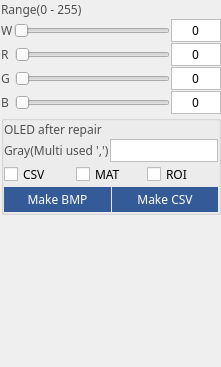
    <widget class="QWidget" name="tab_2">
     <attribute name="title">
      <string>CIM Commu</string>
     </attribute>
     <layout class="QVBoxLayout" name="verticalLayout_12">
      <property name="spacing">
       <number>1</number>
      </property>
      <property name="leftMargin">
       <number>1</number>
      </property>
      <property name="topMargin">
       <number>1</number>
      </property>
      <property name="rightMargin">
       <number>0</number>
      </property>
      <property name="bottomMargin">
       <number>0</number>
      </property>
      <item>
       <layout class="QVBoxLayout" name="verticalLayout_11">
        <item>
         <widget class="QLabel" name="labelRange">
          <property name="minimumSize">
           <size>
            <width>0</width>
            <height>0</height>
           </size>
          </property>
          <property name="font">
           <font>
            <family>微软雅黑</family>
            <pointsize>9</pointsize>
            <weight>50</weight>
            <bold>false</bold>
           </font>
          </property>
          <property name="layoutDirection">
           <enum>Qt::LeftToRight</enum>
          </property>
          <property name="styleSheet">
           <string notr="true">color: rgb(80, 80, 80);</string>
          </property>
          <property name="text">
           <string>Range(0 - 255)</string>
          </property>
         </widget>
        </item>
        <item>
         <layout class="QHBoxLayout" name="horizontalLayout_25">
          <item>
           <widget class="QLabel" name="label_PanelID_18">
            <property name="minimumSize">
             <size>
              <width>0</width>
              <height>0</height>
             </size>
            </property>
            <property name="font">
             <font>
              <family>微软雅黑</family>
              <pointsize>9</pointsize>
              <weight>50</weight>
              <bold>false</bold>
             </font>
            </property>
            <property name="layoutDirection">
             <enum>Qt::LeftToRight</enum>
            </property>
            <property name="styleSheet">
             <string notr="true">color: rgb(80, 80, 80);</string>
            </property>
            <property name="text">
             <string>W</string>
            </property>
           </widget>
          </item>
          <item>
           <widget class="QSlider" name="hSliderW">
            <property name="sizePolicy">
             <sizepolicy hsizetype="Expanding" vsizetype="Expanding">
              <horstretch>0</horstretch>
              <verstretch>0</verstretch>
             </sizepolicy>
            </property>
            <property name="font">
             <font>
              <family>微软雅黑</family>
             </font>
            </property>
            <property name="maximum">
             <number>255</number>
            </property>
            <property name="pageStep">
             <number>5</number>
            </property>
            <property name="orientation">
             <enum>Qt::Horizontal</enum>
            </property>
           </widget>
          </item>
          <item>
           <widget class="QLineEdit" name="leW">
            <property name="sizePolicy">
             <sizepolicy hsizetype="Preferred" vsizetype="Preferred">
              <horstretch>0</horstretch>
              <verstretch>0</verstretch>
             </sizepolicy>
            </property>
            <property name="minimumSize">
             <size>
              <width>0</width>
              <height>23</height>
             </size>
            </property>
            <property name="maximumSize">
             <size>
              <width>50</width>
              <height>16777215</height>
             </size>
            </property>
            <property name="font">
             <font>
              <family>微软雅黑</family>
              <weight>50</weight>
              <bold>false</bold>
             </font>
            </property>
            <property name="styleSheet">
             <string notr="true">background-color: rgb(255, 255, 255);
border: 1px solid rgb(190, 190, 190);</string>
            </property>
            <property name="text">
             <string>0</string>
            </property>
            <property name="alignment">
             <set>Qt::AlignCenter</set>
            </property>
            <property name="readOnly">
             <bool>false</bool>
            </property>
           </widget>
          </item>
         </layout>
        </item>
        <item>
         <layout class="QHBoxLayout" name="horizontalLayout_21">
          <item>
           <widget class="QLabel" name="label_PanelID_14">
            <property name="minimumSize">
             <size>
              <width>13</width>
              <height>0</height>
             </size>
            </property>
            <property name="font">
             <font>
              <family>微软雅黑</family>
              <pointsize>9</pointsize>
              <weight>50</weight>
              <bold>false</bold>
             </font>
            </property>
            <property name="layoutDirection">
             <enum>Qt::LeftToRight</enum>
            </property>
            <property name="styleSheet">
             <string notr="true">color: rgb(80, 80, 80);</string>
            </property>
            <property name="text">
             <string>R</string>
            </property>
           </widget>
          </item>
          <item>
           <widget class="QSlider" name="hSliderR">
            <property name="sizePolicy">
             <sizepolicy hsizetype="Expanding" vsizetype="Expanding">
              <horstretch>0</horstretch>
              <verstretch>0</verstretch>
             </sizepolicy>
            </property>
            <property name="font">
             <font>
              <family>微软雅黑</family>
             </font>
            </property>
            <property name="maximum">
             <number>255</number>
            </property>
            <property name="pageStep">
             <number>5</number>
            </property>
            <property name="orientation">
             <enum>Qt::Horizontal</enum>
            </property>
           </widget>
          </item>
          <item>
           <widget class="QLineEdit" name="leR">
            <property name="sizePolicy">
             <sizepolicy hsizetype="Preferred" vsizetype="Preferred">
              <horstretch>0</horstretch>
              <verstretch>0</verstretch>
             </sizepolicy>
            </property>
            <property name="minimumSize">
             <size>
              <width>0</width>
              <height>23</height>
             </size>
            </property>
            <property name="maximumSize">
             <size>
              <width>50</width>
              <height>16777215</height>
             </size>
            </property>
            <property name="font">
             <font>
              <family>微软雅黑</family>
              <weight>50</weight>
              <bold>false</bold>
             </font>
            </property>
            <property name="styleSheet">
             <string notr="true">background-color: rgb(255, 255, 255);
border: 1px solid rgb(190, 190, 190);</string>
            </property>
            <property name="text">
             <string>0</string>
            </property>
            <property name="alignment">
             <set>Qt::AlignCenter</set>
            </property>
            <property name="readOnly">
             <bool>false</bool>
            </property>
           </widget>
          </item>
         </layout>
        </item>
        <item>
         <layout class="QHBoxLayout" name="horizontalLayout_22">
          <item>
           <widget class="QLabel" name="label_PanelID_15">
            <property name="minimumSize">
             <size>
              <width>13</width>
              <height>0</height>
             </size>
            </property>
            <property name="font">
             <font>
              <family>微软雅黑</family>
              <pointsize>9</pointsize>
              <weight>50</weight>
              <bold>false</bold>
             </font>
            </property>
            <property name="layoutDirection">
             <enum>Qt::LeftToRight</enum>
            </property>
            <property name="styleSheet">
             <string notr="true">color: rgb(80, 80, 80);</string>
            </property>
            <property name="text">
             <string>G</string>
            </property>
           </widget>
          </item>
          <item>
           <widget class="QSlider" name="hSliderG">
            <property name="sizePolicy">
             <sizepolicy hsizetype="Expanding" vsizetype="Expanding">
              <horstretch>0</horstretch>
              <verstretch>0</verstretch>
             </sizepolicy>
            </property>
            <property name="font">
             <font>
              <family>微软雅黑</family>
             </font>
            </property>
            <property name="maximum">
             <number>255</number>
            </property>
            <property name="pageStep">
             <number>5</number>
            </property>
            <property name="orientation">
             <enum>Qt::Horizontal</enum>
            </property>
           </widget>
          </item>
          <item>
           <widget class="QLineEdit" name="leG">
            <property name="sizePolicy">
             <sizepolicy hsizetype="Preferred" vsizetype="Preferred">
              <horstretch>0</horstretch>
              <verstretch>0</verstretch>
             </sizepolicy>
            </property>
            <property name="minimumSize">
             <size>
              <width>0</width>
              <height>23</height>
             </size>
            </property>
            <property name="maximumSize">
             <size>
              <width>50</width>
              <height>16777215</height>
             </size>
            </property>
            <property name="font">
             <font>
              <family>微软雅黑</family>
              <weight>50</weight>
              <bold>false</bold>
             </font>
            </property>
            <property name="styleSheet">
             <string notr="true">background-color: rgb(255, 255, 255);
border: 1px solid rgb(190, 190, 190);</string>
            </property>
            <property name="text">
             <string>0</string>
            </property>
            <property name="alignment">
             <set>Qt::AlignCenter</set>
            </property>
            <property name="readOnly">
             <bool>false</bool>
            </property>
           </widget>
          </item>
         </layout>
        </item>
        <item>
         <layout class="QHBoxLayout" name="horizontalLayout_24">
          <item>
           <widget class="QLabel" name="label_PanelID_16">
            <property name="minimumSize">
             <size>
              <width>13</width>
              <height>0</height>
             </size>
            </property>
            <property name="font">
             <font>
              <family>微软雅黑</family>
              <pointsize>9</pointsize>
              <weight>50</weight>
              <bold>false</bold>
             </font>
            </property>
            <property name="layoutDirection">
             <enum>Qt::LeftToRight</enum>
            </property>
            <property name="styleSheet">
             <string notr="true">color: rgb(80, 80, 80);</string>
            </property>
            <property name="text">
             <string>B</string>
            </property>
           </widget>
          </item>
          <item>
           <widget class="QSlider" name="hSliderB">
            <property name="sizePolicy">
             <sizepolicy hsizetype="Expanding" vsizetype="Expanding">
              <horstretch>0</horstretch>
              <verstretch>0</verstretch>
             </sizepolicy>
            </property>
            <property name="font">
             <font>
              <family>微软雅黑</family>
             </font>
            </property>
            <property name="maximum">
             <number>255</number>
            </property>
            <property name="pageStep">
             <number>5</number>
            </property>
            <property name="orientation">
             <enum>Qt::Horizontal</enum>
            </property>
           </widget>
          </item>
          <item>
           <widget class="QLineEdit" name="leB">
            <property name="sizePolicy">
             <sizepolicy hsizetype="Preferred" vsizetype="Preferred">
              <horstretch>0</horstretch>
              <verstretch>0</verstretch>
             </sizepolicy>
            </property>
            <property name="minimumSize">
             <size>
              <width>0</width>
              <height>23</height>
             </size>
            </property>
            <property name="maximumSize">
             <size>
              <width>50</width>
              <height>16777215</height>
             </size>
            </property>
            <property name="font">
             <font>
              <family>微软雅黑</family>
              <weight>50</weight>
              <bold>false</bold>
             </font>
            </property>
            <property name="styleSheet">
             <string notr="true">background-color: rgb(255, 255, 255);
border: 1px solid rgb(190, 190, 190);</string>
            </property>
            <property name="text">
             <string>0</string>
            </property>
            <property name="alignment">
             <set>Qt::AlignCenter</set>
            </property>
            <property name="readOnly">
             <bool>false</bool>
            </property>
           </widget>
          </item>
         </layout>
        </item>
       </layout>
      </item>
      <item>
       <widget class="QGroupBox" name="gbOledAfterRepair">
        <property name="font">
         <font>
          <family>微软雅黑</family>
         </font>
        </property>
        <property name="title">
         <string/>
        </property>
        <layout class="QGridLayout" name="gridLayout_10">
         <property name="leftMargin">
          <number>0</number>
         </property>
         <property name="topMargin">
          <number>0</number>
         </property>
         <property name="rightMargin">
          <number>0</number>
         </property>
         <property name="bottomMargin">
          <number>0</number>
         </property>
         <property name="spacing">
          <number>1</number>
         </property>
         <item row="4" column="0">
          <layout class="QHBoxLayout" name="horizontalLayout_28">
           <property name="spacing">
            <number>1</number>
           </property>
           <item>
            <widget class="QPushButton" name="pbMakeBmp">
             <property name="sizePolicy">
              <sizepolicy hsizetype="Preferred" vsizetype="Preferred">
               <horstretch>0</horstretch>
               <verstretch>0</verstretch>
              </sizepolicy>
             </property>
             <property name="minimumSize">
              <size>
               <width>0</width>
               <height>25</height>
              </size>
             </property>
             <property name="font">
              <font>
               <family>微软雅黑</family>
              </font>
             </property>
             <property name="styleSheet">
              <string notr="true">QPushButton{background-color: rgb(52, 90, 152);color:white;border-radius:0px;}
QPushButton:hover{background-color: rgb(117,149,209);color:white;border-radius:0px;}
QPushButton:pressed{background-color: rgb(71, 175, 255);color:white;border-radius:0px;}</string>
             </property>
             <property name="text">
              <string>Make BMP</string>
             </property>
            </widget>
           </item>
           <item>
            <widget class="QPushButton" name="pbMakeCsv">
             <property name="sizePolicy">
              <sizepolicy hsizetype="Preferred" vsizetype="Preferred">
               <horstretch>0</horstretch>
               <verstretch>0</verstretch>
              </sizepolicy>
             </property>
             <property name="font">
              <font>
               <family>微软雅黑</family>
              </font>
             </property>
             <property name="styleSheet">
              <string notr="true">QPushButton{background-color: rgb(52, 90, 152);color:white;border-radius:0px;}
QPushButton:hover{background-color: rgb(117,149,209);color:white;border-radius:0px;}
QPushButton:pressed{background-color: rgb(71, 175, 255);color:white;border-radius:0px;}</string>
             </property>
             <property name="text">
              <string>Make CSV</string>
             </property>
            </widget>
           </item>
          </layout>
         </item>
         <item row="1" column="0">
          <widget class="QLabel" name="label_PanelID_19">
           <property name="minimumSize">
            <size>
             <width>13</width>
             <height>0</height>
            </size>
           </property>
           <property name="font">
            <font>
             <family>微软雅黑</family>
             <pointsize>9</pointsize>
             <weight>50</weight>
             <bold>false</bold>
            </font>
           </property>
           <property name="layoutDirection">
            <enum>Qt::LeftToRight</enum>
           </property>
           <property name="styleSheet">
            <string notr="true">color: rgb(80, 80, 80);</string>
           </property>
           <property name="text">
            <string>OLED after repair</string>
           </property>
          </widget>
         </item>
         <item row="2" column="0">
          <layout class="QHBoxLayout" name="horizontalLayout_26" stretch="0,1">
           <property name="spacing">
            <number>1</number>
           </property>
           <item>
            <widget class="QLabel" name="label_PanelID_17">
             <property name="minimumSize">
              <size>
               <width>13</width>
               <height>0</height>
              </size>
             </property>
             <property name="font">
              <font>
               <family>微软雅黑</family>
               <pointsize>9</pointsize>
               <weight>50</weight>
               <bold>false</bold>
              </font>
             </property>
             <property name="layoutDirection">
              <enum>Qt::LeftToRight</enum>
             </property>
             <property name="styleSheet">
              <string notr="true">color: rgb(80, 80, 80);</string>
             </property>
             <property name="text">
              <string>Gray(Multi used ',')</string>
             </property>
            </widget>
           </item>
           <item>
            <widget class="QLineEdit" name="leGray">
             <property name="sizePolicy">
              <sizepolicy hsizetype="Preferred" vsizetype="Preferred">
               <horstretch>0</horstretch>
               <verstretch>0</verstretch>
              </sizepolicy>
             </property>
             <property name="minimumSize">
              <size>
               <width>0</width>
               <height>23</height>
              </size>
             </property>
             <property name="maximumSize">
              <size>
               <width>16777215</width>
               <height>16777215</height>
              </size>
             </property>
             <property name="font">
              <font>
               <family>微软雅黑</family>
               <weight>50</weight>
               <bold>false</bold>
              </font>
             </property>
             <property name="styleSheet">
              <string notr="true">background-color: rgb(255, 255, 255);
border: 1px solid rgb(190, 190, 190);</string>
             </property>
             <property name="text">
              <string/>
             </property>
             <property name="alignment">
              <set>Qt::AlignCenter</set>
             </property>
             <property name="readOnly">
              <bool>false</bool>
             </property>
            </widget>
           </item>
          </layout>
         </item>
         <item row="3" column="0">
          <layout class="QHBoxLayout" name="horizontalLayout_27">
           <property name="spacing">
            <number>1</number>
           </property>
           <item>
            <widget class="QCheckBox" name="chbCSV">
             <property name="sizePolicy">
              <sizepolicy hsizetype="Preferred" vsizetype="Preferred">
               <horstretch>0</horstretch>
               <verstretch>0</verstretch>
              </sizepolicy>
             </property>
             <property name="text">
              <string>CSV</string>
             </property>
            </widget>
           </item>
           <item>
            <widget class="QCheckBox" name="chbMAT">
             <property name="sizePolicy">
              <sizepolicy hsizetype="Preferred" vsizetype="Preferred">
               <horstretch>0</horstretch>
               <verstretch>0</verstretch>
              </sizepolicy>
             </property>
             <property name="minimumSize">
              <size>
               <width>0</width>
               <height>23</height>
              </size>
             </property>
             <property name="text">
              <string>MAT</string>
             </property>
            </widget>
           </item>
           <item>
            <widget class="QCheckBox" name="chbROI">
             <property name="sizePolicy">
              <sizepolicy hsizetype="Preferred" vsizetype="Preferred">
               <horstretch>0</horstretch>
               <verstretch>0</verstretch>
              </sizepolicy>
             </property>
             <property name="text">
              <string>ROI</string>
             </property>
            </widget>
           </item>
          </layout>
         </item>
        </layout>
       </widget>
      </item>
      <item>
       <spacer name="verticalSpacer_2">
        <property name="orientation">
         <enum>Qt::Vertical</enum>
        </property>
        <property name="sizeHint" stdset="0">
         <size>
          <width>20</width>
          <height>152</height>
         </size>
        </property>
       </spacer>
      </item>
     </layout>
     <zorder>verticalSpacer_2</zorder>
     <zorder>gbOledAfterRepair</zorder>
    </widget>
